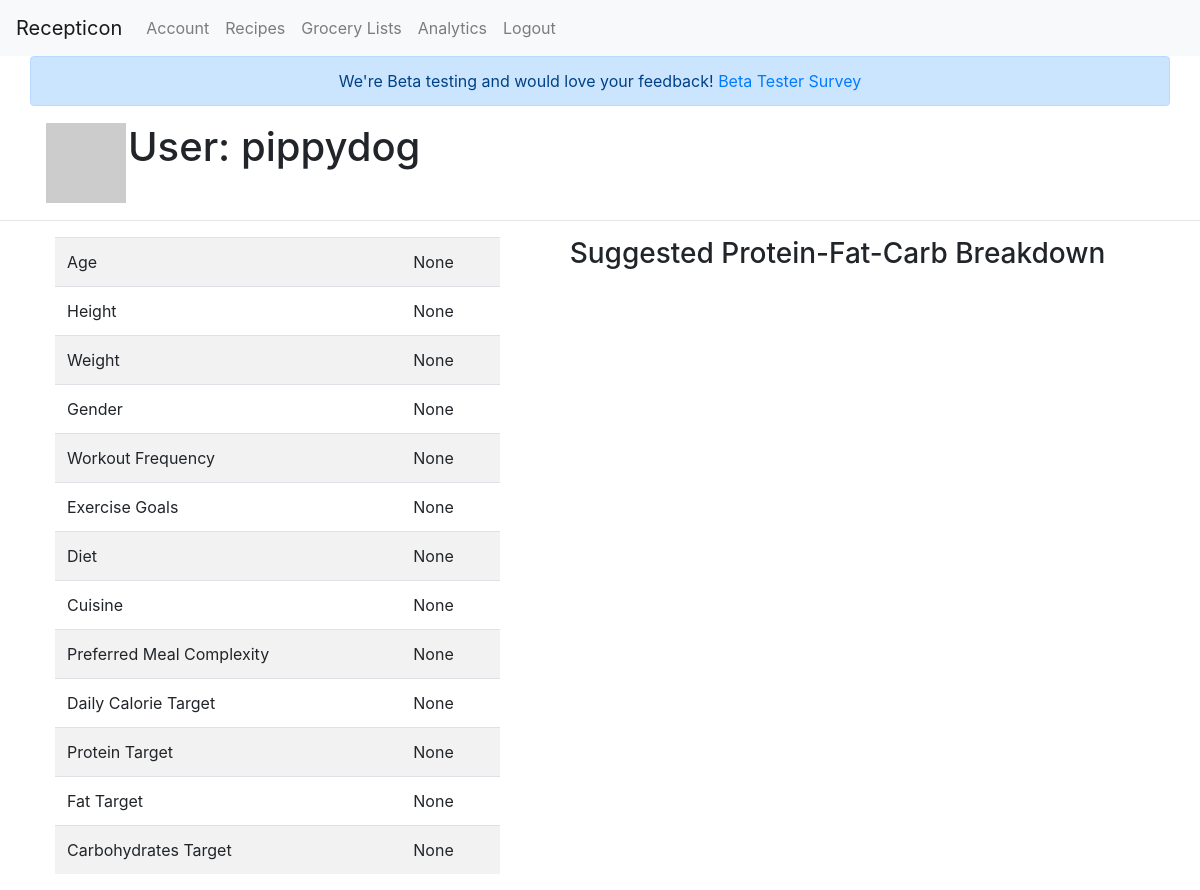
Page /user/pippydog (signed in) on the earlier database version.
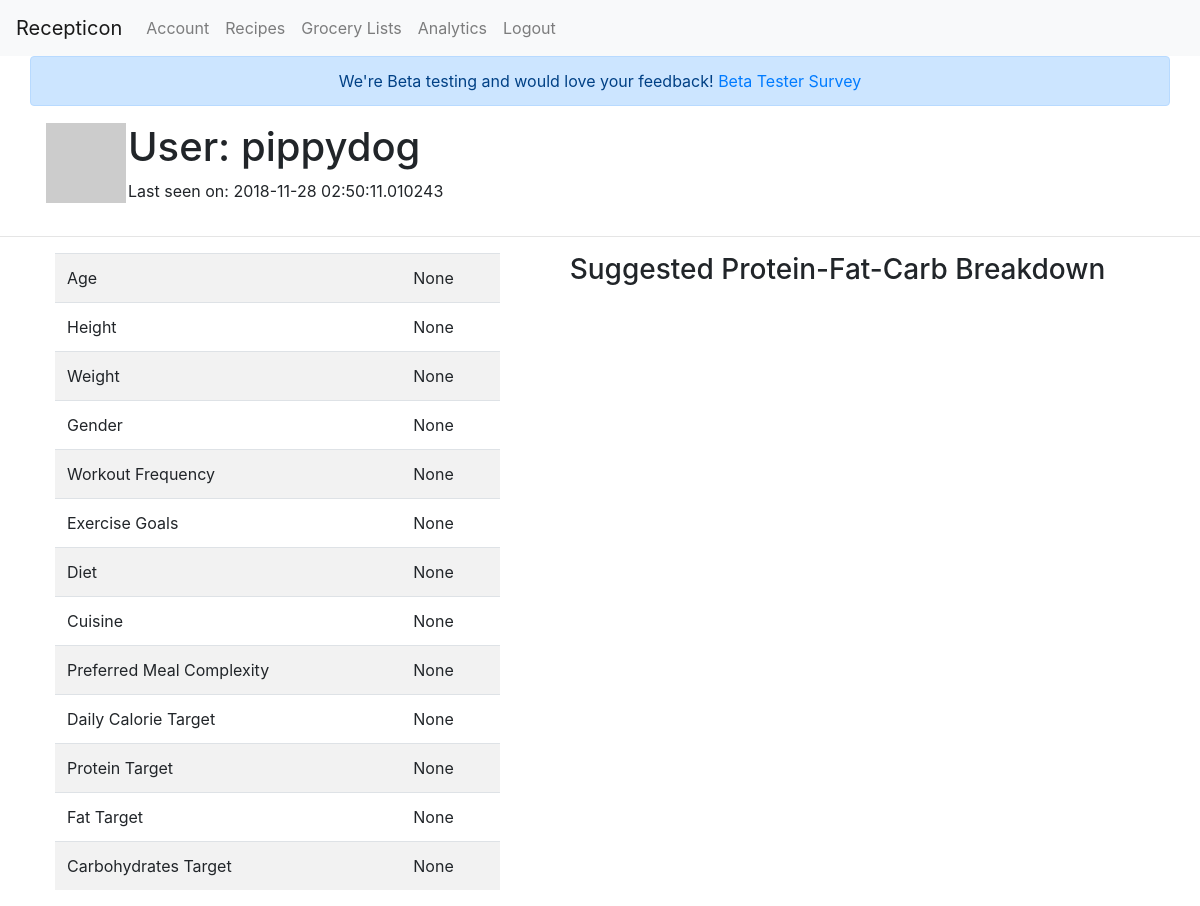
Same page on the later database version.
### prototype/models.py (models this page shows, shortened)
class User(UserMixin, db.Model):
    id = db.Column(db.Integer, primary_key=True)
    username = db.Column(db.String(64), index=True, unique=True)
    email = db.Column(db.String(120), index=True, unique=True)
    password_hash = db.Column(db.String(128))
    current_list = db.Column(db.String(100))
    listdb = db.relationship('Listdb', backref='shopper', lazy='dynamic')
    about_me = db.Column(db.String(140))
    last_seen = db.Column(db.DateTime, default=datetime.utcnow)
    age = db.Column(db.Integer)
    height = db.Column(db.Integer)
    weight = db.Column(db.Integer)
    gender = db.Column(db.String(1))
    gym = db.Column(db.Integer)
    goals = db.Column(db.Integer)
    restrictions = db.Column(db.String(10))
    cuisine = db.Column(db.String(200))
    complexity = db.Column(db.Integer)
    daily_cal = db.Column(db.Integer)
    protein = db.Column(db.Integer)
    fat = db.Column(db.Integer)
    carb = db.Column(db.Integer)
    scores_fn = db.Column(db.String)
    def avatar(self,size):
        digest=md5(self.email.lower().encode('utf-8')).hexdigest()
        return 'https://gravatar.com/avatar/{}?d=retro&s={}'.format(digest,size)

### prototype/routes.py (the view)
@app.route('/user/<username>')
@login_required
def user(username):
    user = User.query.filter_by(username=username).first_or_404()
    return render_template('user.html', user=user)

### prototype/models.py (called while the page is built)
@login.user_loader
def load_user(id):
    return User.query.get(int(id))

### prototype/routes.py (called while the page is built)
@app.before_request
def before_request():
    if current_user.is_authenticated:
        current_user.last_seen = datetime.utcnow()
        db.session.commit()

### prototype/templates/user.html (shortened to what this page needs)
{% extends "base.html" %}
{% block content %}
    <div class='container'>
      <div class='row'>
        <div class='col-sm-12'>
          <table>
            <tr valign="top">
              <td><img src="{{ user.avatar(128) }}"></td>
              <td>
                <h1>User: {{ user.username }}</h1>
                {% if user.last_seen %}<p>Last seen on: {{ user.last_seen }}</p>{% endif %}
              </td>
            </tr>
          </table>
        </div>
      </div>
    </div>
    <hr>
    <div class='container'>
      <div class='row'>
        <div class="col-sm-5">
          <table class='table table-striped' style='margin-left:10px'>
            <tr><td>Age</td><td>{{user.age}}</td></tr>
            <tr><td>Height</td><td>{{user.height}}</td></tr>
            <tr><td>Weight</td><td>{{user.weight}}</td></tr>
            <tr><td>Gender</td><td>{{user.gender}}</td></tr>
            <tr><td>Workout Frequency</td><td>{{user.gym}}</td></tr>
            <tr><td>Exercise Goals</td><td>{{user.goals}}</td></tr>
            <tr><td>Diet</td><td>{{user.restrictions}}</td></tr>
            <tr><td>Cuisine</td><td>{{user.cuisine}}</td></tr>
            <tr><td>Preferred Meal Complexity</td><td>{{user.complexity}}</td></tr>
            <tr><td>Daily Calorie Target</td><td>{{user.daily_cal}}</td></tr>
            <tr><td>Protein Target</td><td>{{user.protein}}</td></tr>
            <tr><td>Fat Target</td><td>{{user.fat}}</td></tr>
            <tr><td>Carbohydrates Target</td><td>{{user.carb}}</td></tr>
          </table>
        </div>
        <div id='col-right' class='col-sm-7'>
          <h3 align="center">Suggested Protein-Fat-Carb Breakdown</h3>
        </div>
      </div>
    </div>
{% endblock %}

### prototype/templates/base.html (shortened to what this page needs)
<!doctype html>
<html lang="en">
	<head>
    <link rel="stylesheet" href="https://maxcdn.bootstrapcdn.com/bootstrap/4.0.0-beta.2/css/bootstrap.min.css">
	</head>
  <body>
    <nav class="navbar navbar-expand-lg navbar-light bg-light">
    <a class="navbar-brand" href="/index">Recepticon</a>
      <div class="collapse navbar-collapse" id="navbarNavDropdown">
        <ul class="navbar-nav mr-auto">
          <li class="nav-item">
            <a class="nav-link" href="{{ url_for('user', username=current_user.username) }}">Account</a>
          </li>
          <li class="nav-item">
            <a class="nav-link" href="/recipes">Recipes</a>
          </li>
          <li class="nav-item">
            <a class="nav-link" href="/grocery_list">Grocery Lists</a>
          </li>
          <li class="nav-item">
            <a class="nav-link" href="#">Analytics</a>
          </li>
          <li class="nav-item">
            {% if current_user.is_anonymous %}
            <a class="nav-link" href="/login">Login</a>
            {% else %}
            <a class="nav-link" href="/logout">Logout</a>
            {% endif %}
          </li>
        </ul>
      </div>
    </nav>
		<div class="alert alert-primary" role="alert" style="text-align: center; margin-left: 30px; margin-right: 30px">
		  We're Beta testing and would love your feedback! <a target="_blank" href="https://goo.gl/forms/HSiTKzsVXdw0prks2">Beta Tester Survey</a>
		</div>
  {% block content %}{% endblock %}
  </body>
</html>

Differences in the rows shown:
changed User "pippydog": last_seen (not shown) → "2018-11-28 02:50:11.010243"
Other differences:
text now shown: "Last seen on:"
